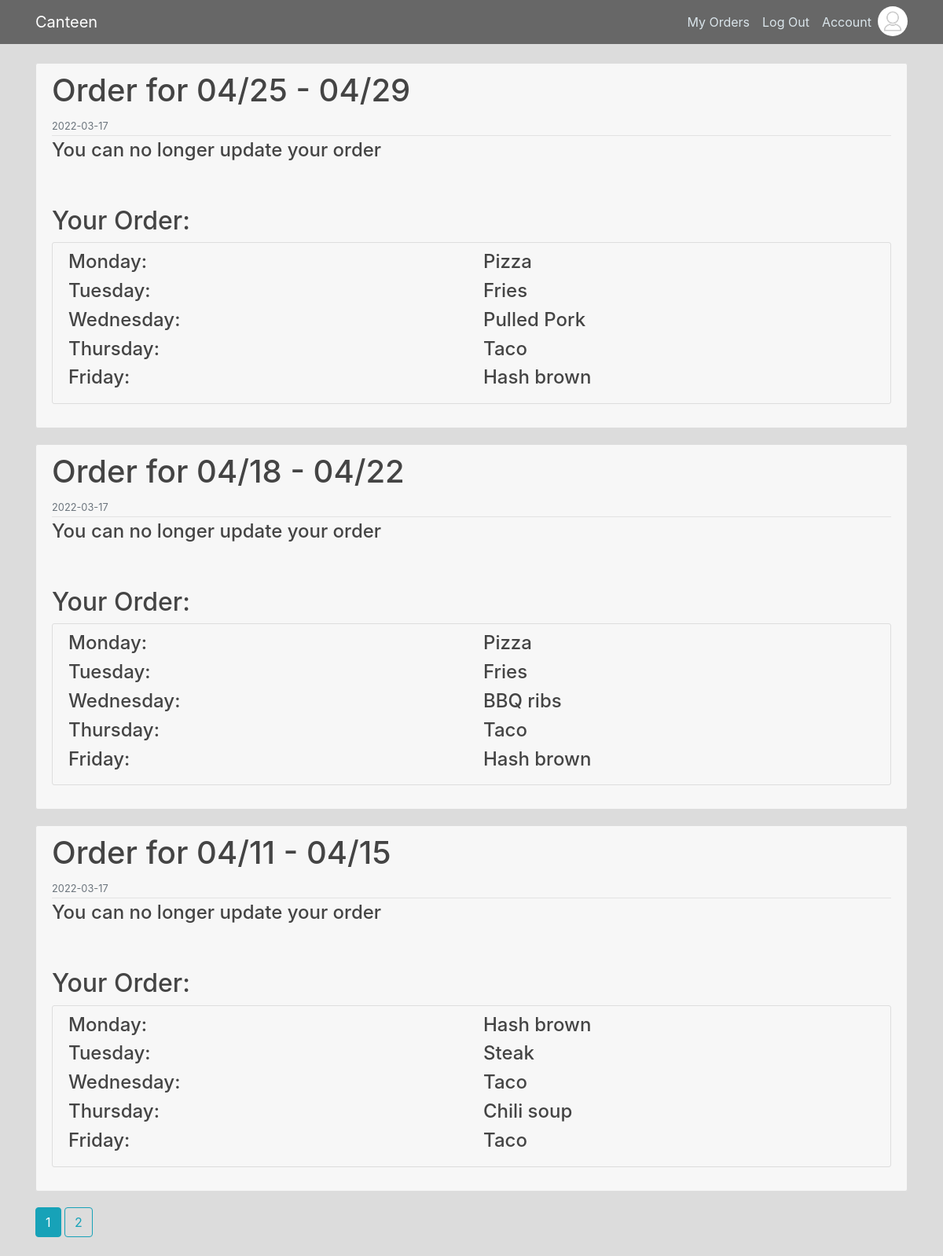
The app's page /orders/view (signed in) with its own data.
### canteen/models.py (models this page shows, shortened)
class User(db.Model, UserMixin):
    id = db.Column(db.Integer, primary_key=True)
    username = db.Column(db.String(20), unique=True, nullable=False)
    email = db.Column(db.String(120), unique=True, nullable=False)
    first_name = db.Column(db.String(120), nullable=False, default="first_name")
    last_name = db.Column(db.String(120), nullable=False, default="last_name")
    school_id = db.Column(db.String(20), nullable=False, default="00a00")
    group = db.Column(db.String(20), nullable=False, default="0a")
    image_file = db.Column(db.String(20), nullable=False, default='default.jpg')
    password = db.Column(db.String(60), nullable=False)
    role = db.Column(db.String(20), default='user')
    responses = db.relationship('OrderResponse', backref="User", lazy=True)

class OrderForm(db.Model):
    __tablename__ = 'order_form'
    id = db.Column(db.Integer, primary_key=True)
    title = db.Column(db.String(100), nullable=False)
    date_expired = db.Column(db.DateTime(), nullable=False)
    date_posted = db.Column(db.DateTime(), nullable=False, default=datetime.utcnow)
    date_started = db.Column(db.DateTime(), nullable=False, default=datetime.utcnow)
    monday1 = db.Column(db.String(100))
    monday2 = db.Column(db.String(100))
    monday3 = db.Column(db.String(100))
    tuesday1 = db.Column(db.String(100))
    tuesday2 = db.Column(db.String(100))
    tuesday3 = db.Column(db.String(100))
    wednesday1 = db.Column(db.String(100))
    wednesday2 = db.Column(db.String(100))
    wednesday3 = db.Column(db.String(100))
    thursday1 = db.Column(db.String(100))
    thursday2 = db.Column(db.String(100))
    thursday3 = db.Column(db.String(100))
    friday1 = db.Column(db.String(100))
    friday2 = db.Column(db.String(100))
    friday3 = db.Column(db.String(100))
    responses = db.relationship('OrderResponse', backref="Order Form", lazy=True)
    def get_any_user_response(self, user_id: int):
        for response in self.responses:
            if user_id == response.user_id:
                return response
        return None

class OrderResponse(db.Model):
    __tablename__ = 'order_response'
    id = db.Column(db.Integer, primary_key=True)
    date_posted = db.Column(db.DateTime(), nullable=False, default=datetime.utcnow)
    monday = db.Column(db.String(100))
    tuesday = db.Column(db.String(100))
    wednesday = db.Column(db.String(100))
    thursday = db.Column(db.String(100))
    friday = db.Column(db.String(100))
    form_id = db.Column(db.Integer, db.ForeignKey('order_form.id'), nullable=False)
    user_id = db.Column(db.Integer, db.ForeignKey('user.id'), nullable=False)

### canteen/orders/routes.py (the view)
@orders.route('/orders/view')
@login_required
def order_view():
    page = request.args.get('page', 1, type=int)
    orders = OrderForm.query.order_by(OrderForm.date_posted.desc()).paginate(per_page=3, page=page)
    return render_template("your_orders.html", orders=orders, get_user_response=get_user_response, datetime=datetime, timedelta=timedelta)

### canteen/models.py (called while the page is built)
@login_manager.user_loader
def load_user(user_id):
    return User.query.get(int(user_id))

### canteen/orders/utils.py (called while the page is built)
def get_user_response(order_form: OrderForm) -> OrderResponse:
    return order_form.get_any_user_response(current_user.id)

### canteen/templates/your_orders.html (shortened to what this page needs)
{% extends "layout.html" %}
{% block content %}
    {% for order in orders.items %}
        {% set time_left = order.date_expired - datetime.now()%}
        <article class="media content-section">
            <div class="media-body">
                <div class="article-metadata">
                    <a href="{{url_for("orders.single_order_view", order_id=order.id)}}"><h1>{{order.title}}</h1></a>
                    <small class="text-muted">{{ order.date_posted.strftime('%Y-%m-%d') }}</small>
                </div>
                <div class-"content-section container">
                {% set response = get_user_response(order)%}
                {% if response %}
                    <div class="row">
                        {% if time_left > timedelta(0) %}
                            <div class="col pt-md-2"><a class="btn btn-outline-secondary btn-lg" href="{{url_for("orders.update_order", order_id=order.id)}}">Update</a></div>
                            <div class="col-sm">
                                <h4>Time left to update:</h4>
                                <p>{{time_left}}</p>
                            </div>
                        {% else %}
                            <div class="col-sm">
                                <h4>You can no longer update your order</h4>
                            </div>
                        {% endif %}
                    </div>
                    <div class="pt-md-5">
                        <h2>Your Order:</h2>
                        <div class="content-section">
                            <div class="row">
                                <div class="col-sm"><h4>Monday:</h4></div>
                                {% if response.monday == "None" %}
                                    <div class="col-sm"><h4 class="text-danger">{{response.monday}}</h4></div>
                                {% else %}
                                    <div class="col-sm"><h4>{{response.monday}}</h4></div>
                                {% endif %}
                            </div>
                            <div class="row">
                                <div class="col-sm"><h4>Tuesday:</h4></div>
                                {% if response.tuesday == "None" %}
                                    <div class="col-sm"><h4 class="text-danger">{{response.tuesday}}</h4></div>
                                {% else %}
                                    <div class="col-sm"><h4>{{response.tuesday}}</h4></div>
                                {% endif %}
                            </div>
                            <div class="row">
                                <div class="col-sm"><h4>Wednesday:</h4></div>
                                {% if response.wednesday == "None" %}
                                    <div class="col-sm"><h4 class="text-danger">{{response.wednesday}}</h4></div>
                                {% else %}
                                    <div class="col-sm"><h4>{{response.wednesday}}</h4></div>
                                {% endif %}
                            </div>
                            <div class="row">
                                <div class="col-sm"><h4>Thursday:</h4></div>
                                {% if response.thursday == "None" %}
                                    <div class="col-sm"><h4 class="text-danger">{{response.thursday}}</h4></div>
                                {% else %}
                                    <div class="col-sm"><h4>{{response.thursday}}</h4></div>
                                {% endif %}
                            </div>
                            <div class="row">
                                <div class="col-sm"><h4>Friday:</h4></div>
                                {% if response.friday == "None" %}
                                    <div class="col-sm"><h4 class="text-danger">{{response.friday}}</h4></div>
                                {% else %}
                                    <div class="col-sm"><h4>{{response.friday}}</h4></div>
                                {% endif %}
                            </div>
                        </div>
                    </div>
                {% endif %}
        </article>
    {% endfor %}
    {% for page_num in orders.iter_pages(left_edge=1, right_edge=1, left_current=2, right_current=3) %}
      {% if page_num %}
        {% if orders.page == page_num %}
          <a class="btn btn-info mb-4" href="{{url_for('orders.order_view',page=page_num)}}">{{page_num}}</a>
        {% else %}
          <a class="btn btn-outline-info mb-4" href="{{url_for('orders.order_view',page=page_num)}}">{{page_num}}</a>
        {% endif %}
      {% else %}
        ...
      {% endif %}
    {% endfor %}
{% endblock content %}

### canteen/templates/layout.html (shortened to what this page needs)
<!DOCTYPE html>
<html>
<head>
    <link rel="stylesheet" href="https://maxcdn.bootstrapcdn.com/bootstrap/4.0.0/css/bootstrap.min.css">
    <link rel="stylesheet" type="text/css" href="{{ url_for('static', filename='main.css') }}">
    <link rel="stylesheet" href="https://cdn.jsdelivr.net/npm/bootstrap-icons@1.5.0/font/bootstrap-icons.css">
</head>
<body>
    <header class="site-header">
      <nav class="navbar navbar-expand-md navbar-dark bg-steel fixed-top">
        <div class="container">
          <a class="navbar-brand mr-4" href="/">Canteen</a>
          <div class="collapse navbar-collapse" id="navbarToggle">
            <div class="navbar-nav">
            {% if current_user.is_authenticated %}
              {% if current_user.role != 'admin' %}
                <a class="nav-item nav-link" href={{url_for('orders.order_view')}}>My Orders</a>
              {%else%}
              <a class="nav-item nav-link" href="\admin">Admin Panel</a>
              {% endif %}
              <a class="nav-item nav-link" href={{url_for('users.logout')}}>Log Out</a>
              <a class="nav-item nav-link" href={{url_for('users.account')}}>Account</a>
              <a href={{url_for('users.account')}}>
                <img class="rounded-circle nav-img" src="{{url_for('static', filename='profile_pics/' + current_user.image_file)}}">
              </a>
            {% else %}
              <a class="nav-item nav-link" href={{url_for('users.login')}}>Log In</a>
              <a class="nav-item nav-link" href={{url_for('users.register')}}>Register</a>
            {% endif %}
            </div>
          </div>
        </div>
      </nav>
    </header>
    <main role="main" class="container">
      <div>
        <div>
          {% block content %}{% endblock %}
        </div>
      </div>
    </main>
</body>
</html>

### canteen/static/main.css (style rules this page uses)
body { background: #dcdcdc; color: #333333; margin-top: 5rem; }
h1, h2, h3, h4, h5, h6 { color: #444444; }
.bg-steel { background-color: #676767; }
.site-header .navbar-nav .nav-link { color: #dae5eb; }
.content-section { background: #f7f7f7; padding: 10px 20px; border: 1px solid #dddddd; border-radius: 3px; margin-bottom: 20px; }
.article-metadata { padding-bottom: 1px; margin-bottom: 4px; border-bottom: 1px solid #e3e3e3 }
.nav-img { height: 38px; width: 38px; margin: 0; margin-top: auto; margin-bottom: auto; }

### records on screen
User: image_file (placeholder picture)
OrderForm: title "Order for 04/25 - 04/29", date_posted "2022-03-17"
OrderResponse: monday "Pizza", tuesday "Fries", wednesday "Pulled Pork", thursday "Taco", friday "Hash brown"
OrderForm: title "Order for 04/18 - 04/22", date_posted "2022-03-17"
OrderResponse: monday "Pizza", tuesday "Fries", wednesday "BBQ ribs", thursday "Taco", friday "Hash brown"
OrderForm: title "Order for 04/11 - 04/15", date_posted "2022-03-17"
OrderResponse: monday "Hash brown", tuesday "Steak", wednesday "Taco", thursday "Chili soup", friday "Taco"

### other values on screen
{{ page_num }} "1"
{{ page_num }} "2"
